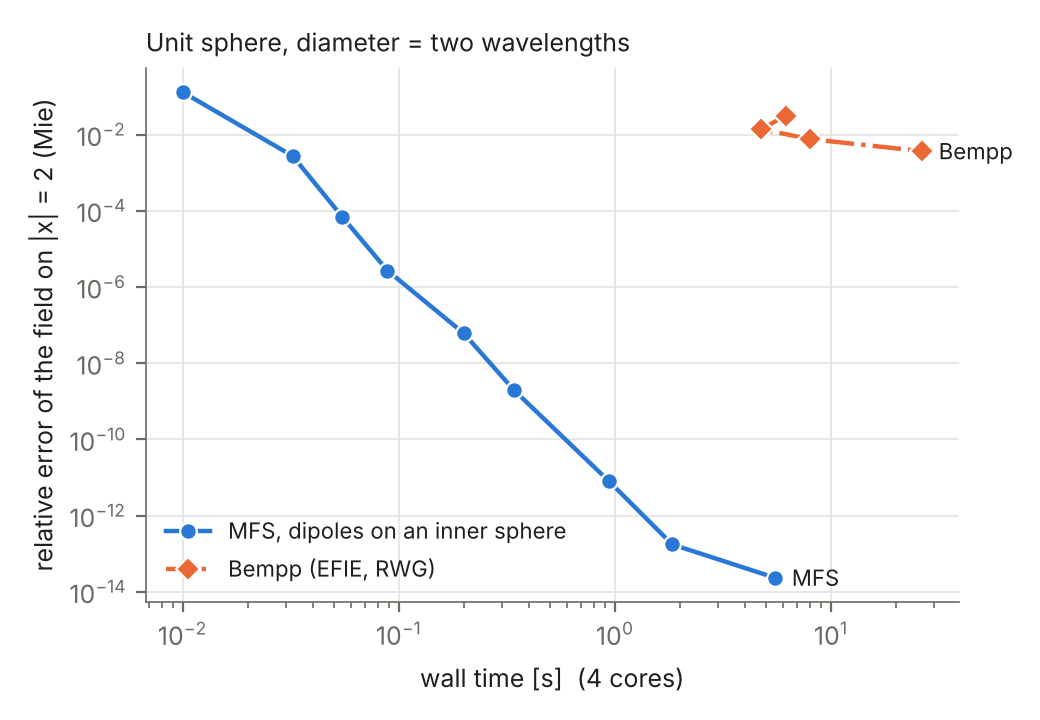

Write Python code to recreate this figure.
"""Error against wall time for the unit sphere (k = 2 pi), against the Mie
series: MFS with dipoles on the inner sphere R = 0.5, and Bempp (EFIE, RWG).

    python3 fig_cost_sphere.py run    # solve and time both on this machine; writes fig_cost_sphere.npz
    python3 fig_cost_sphere.py        # table and figure from the saved data

Times include assembly, solve and evaluation at 400 points on |x| = 2. No
symmetry is used by either method. Run alone on the machine.
"""
import sys
import time

import numpy as np
from lsq import qr_solve

import mie
from pec_sphere_convergence import D, P, dyadic, evaluate, fibonacci_sphere, rel, tangent_basis

K = 2 * np.pi
NS = (50, 100, 150, 200, 300, 400, 600, 800, 1200)
HS = (0.2, 0.14, 0.1, 0.07)
STYLE = {"MFS": ("#2a78d6", "o", "-", "MFS, dipoles on an inner sphere"), "Bempp": ("#eb6834", "D", "-.", "Bempp (EFIE, RWG)")}
INK, MUTED = "#1f1f1e", "#6b6a64"


def mfs(N, pts, R=0.5):
    t0 = time.time()
    x, y = fibonacci_sphere(2 * N), R * fibonacci_sphere(N)
    T = tangent_basis(x)
    A = np.einsum("mab,mnbc->manc", T, dyadic(x, y, K)).reshape(4 * N, 3 * N)
    b = -np.einsum("mab,mb->ma", T, mie.plane_wave(x, K, D, P)).reshape(-1)
    alpha = qr_solve(np.asfortranarray(A), b, cond=1e-14)[0].reshape(N, 3)   # same accuracy as the SVD solver, 4 times faster
    E = evaluate(pts, y, alpha, K)
    return E, time.time() - t0


def run():
    import bempp_cl.api as bempp
    import bem_reference as br
    pts = 2.0 * fibonacci_sphere(400)
    exact = mie.scattered_field(pts, K, D, P)
    mfs(50, pts)
    rows = []
    for N in NS:
        E, t = mfs(N, pts)
        rows.append((3 * N, t, rel(E, exact)))
        print(f"MFS   unknowns={3 * N:5d} time={t:7.2f}s error={rows[-1][2]:.2e}", flush=True)
    out = {"mfs": np.array(rows)}
    br.scattered_field(bempp.shapes.sphere(h=0.4), K, pts)            # warm-up (compilation)
    rows = []
    print("Bempp assembles with", bempp.DEFAULT_DEVICE_INTERFACE, bempp.DEFAULT_PRECISION, flush=True)
    for h in HS:
        t0, split = time.time(), []
        E, ndof = br.scattered_field(bempp.shapes.sphere(h=h), K, pts, split)
        rows.append((ndof, time.time() - t0, rel(E, exact)))
        print(f"Bempp unknowns={ndof:5d} time={rows[-1][1]:7.2f}s error={rows[-1][2]:.2e}  (assembly, LU, evaluation: "
              + ", ".join(f"{v:.1f}" for v in split[0]) + " s)", flush=True)
    out["bem"] = np.array(rows)
    np.savez("fig_cost_sphere.npz", **out)


def report():
    d = np.load("fig_cost_sphere.npz")
    print("method   unknowns   time[s]   error vs Mie")
    for name, key in (("MFS", "mfs"), ("Bempp", "bem")):
        for unk, t, e in d[key]:
            print(f"{name:6s} {int(unk):9d} {t:9.2f} {e:12.2e}")
    return {"MFS": d["mfs"][:, 1:], "Bempp": d["bem"][:, 1:]}


def plot(curves, fname="fig_cost_sphere"):
    import matplotlib
    matplotlib.use("Agg")
    import matplotlib.pyplot as plt
    plt.rcParams.update({"font.size": 9, "axes.edgecolor": MUTED, "axes.labelcolor": INK, "text.color": INK,
                         "xtick.color": MUTED, "ytick.color": MUTED, "axes.linewidth": 0.6})
    fig, ax = plt.subplots(figsize=(5.2, 3.6))
    for key, (col, mk, ls, label) in STYLE.items():
        c = curves[key]
        ax.loglog(c[:, 0], c[:, 1], ls, color=col, marker=mk, ms=6, lw=1.6, mec="white", mew=0.8, label=label)
        ax.annotate(key, (c[-1, 0] * 1.2, c[-1, 1]), ha="left", va="center", fontsize=8, color=INK)
    ax.set_xlabel("wall time [s]  (4 cores)")
    ax.set_ylabel("relative error of the field on |x| = 2 (Mie)")
    ax.grid(True, which="major", color="#e4e3df", lw=0.6)
    for sp in ("top", "right"):
        ax.spines[sp].set_visible(False)
    ax.legend(frameon=False, fontsize=8, loc="lower left")
    ax.set_title("Unit sphere, diameter = two wavelengths", loc="left", fontsize=9, color=INK)
    fig.tight_layout()
    fig.savefig(fname + ".pdf")
    fig.savefig(fname + ".png", dpi=200)
    print("wrote", fname + ".pdf/.png")


if __name__ == "__main__":
    if len(sys.argv) > 1 and sys.argv[1] == "run":
        run()
    plot(report())
